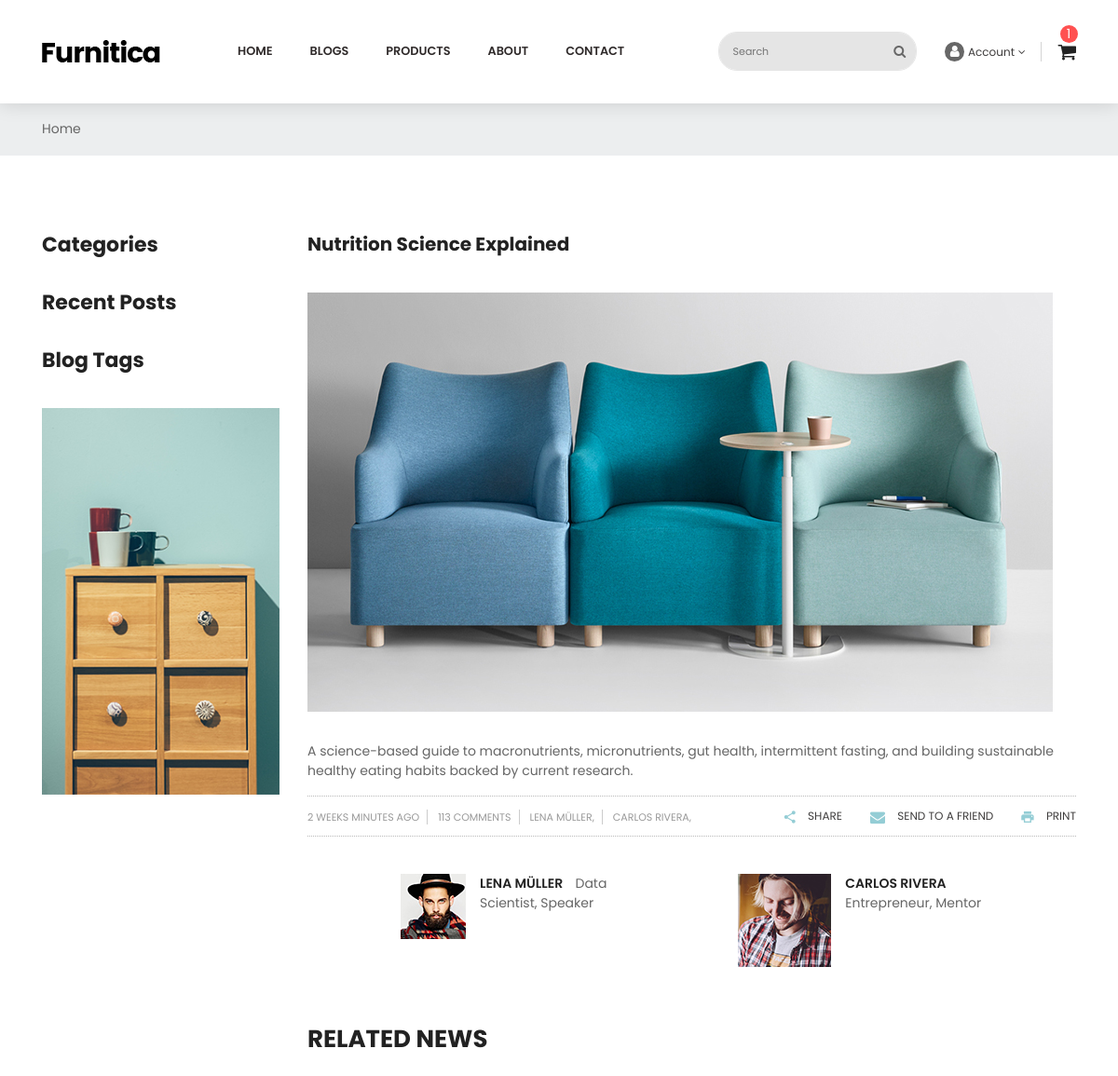
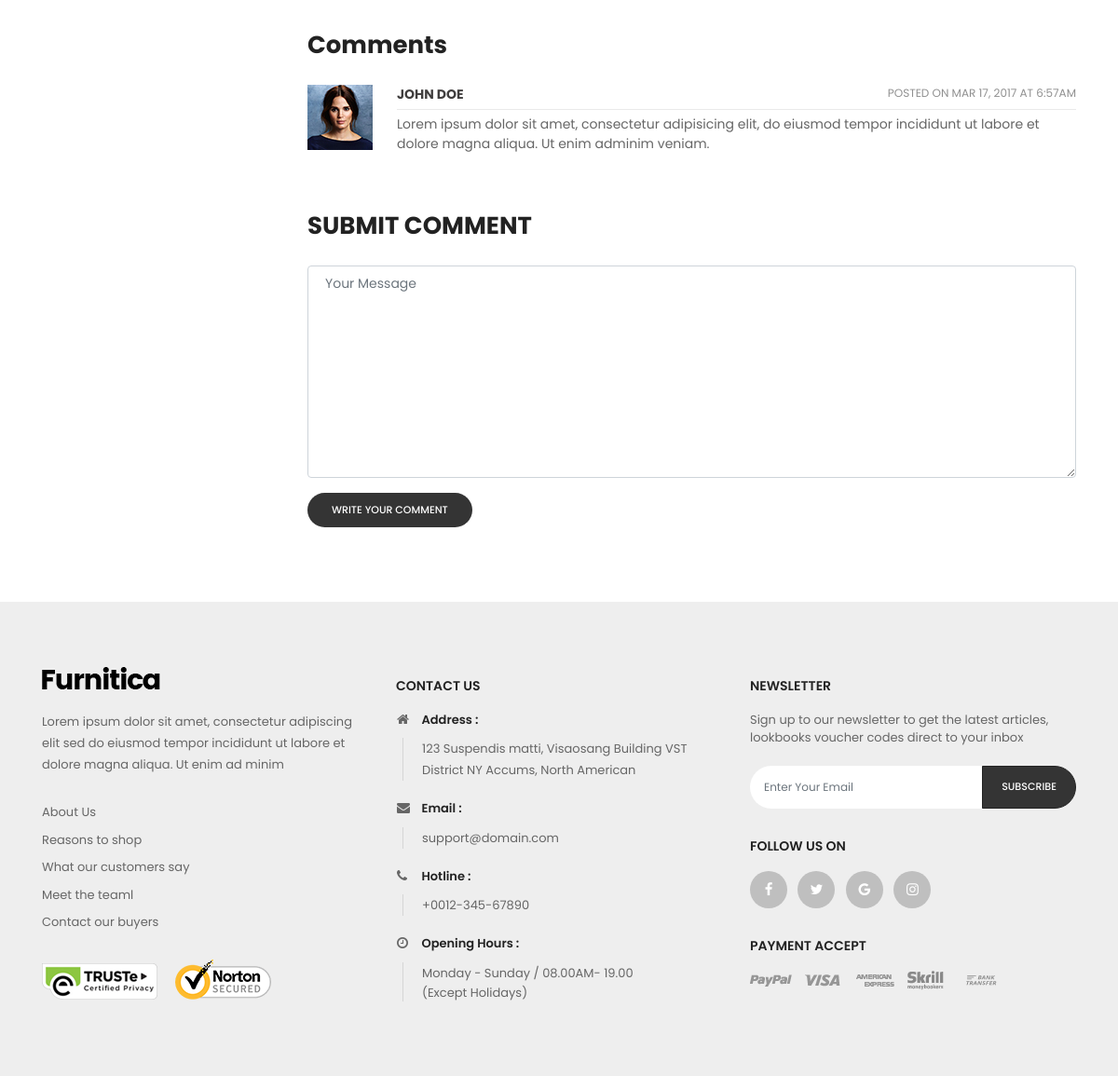
Page /en/blogs/19/ on the committed database (2 pictures, top to bottom).
### blogs/models.py (models this page shows, shortened)
class Blog(BaseModel):
    title = models.CharField(
        max_length=128,
        verbose_name=_("Title")
    )
    short_description = models.CharField(
        max_length=255,
        verbose_name=_("Short description")
    )
    image = models.ImageField(
        upload_to='blogs/',
        null=True,
        blank=True,
        verbose_name=_("Image")
    )
    long_description = models.TextField(
        verbose_name=_("Long description")
    )
    status = models.CharField(
        max_length=20,
        choices=BlogStatus,
        default=BlogStatus.DRAFT,
        verbose_name=_("Status")
    )
    categories = models.ManyToManyField(
        Category,
        related_name='blogs',
        verbose_name=_("Categories")
    )
    tags = models.ManyToManyField(
        Tag,
        related_name='blogs',
        verbose_name=_("Tags")
    )
    authors = models.ManyToManyField(
        Author,
        related_name='blogs',
        verbose_name=_("Authors")
    )
    class Meta:
        db_table = 'blogs'
        verbose_name = _("Blog")
        verbose_name_plural = _("Blogs")

class Author(BaseModel):
    full_name = models.CharField(
        max_length=128,
        verbose_name=_("Full name")
    )
    image = models.ImageField(
        upload_to='authors/',
        verbose_name=_("Image")
    )
    about = models.CharField(
        max_length=255,
        verbose_name=_("About")
    )
    professions = models.CharField(
        max_length=128,
        verbose_name=_("Professions")
    )
    is_active = models.BooleanField(
        default=True,
        verbose_name=_("Is active")
    )
    class Meta:
        db_table = 'authors'
        verbose_name = _("Author")
        verbose_name_plural = _("Authors")

### blogs/views.py (the view)
# urls.py: path('<int:pk>/', BlogDetailView.as_view(), name='detail'),
class BlogDetailView(DetailView):
    model = Blog
    template_name = 'blogs/blog-detail.html'
    context_object_name = 'blog'

### shared/templatetags/my_tags.py (called while the page is built)
@register.simple_tag
def get_full_path(path, code):
    split_path = path.split('/')
    split_path[1] = code
    return '/'.join(split_path)

### templates/blogs/blog-detail.html (shortened to what this page needs)
{% extends 'layout/base.html' %}
{% load static %}
{% load i18n %}
{% block class %}class="blog"{% endblock %}
{% block id %}id="blog-detail"{% endblock %}
{% block content %}
    <div class="main-content">
        <div id="wrapper-site">
            <div id="content-wrapper">
                <div id="main">
                    <div class="page-home">
                        <nav class="breadcrumb-bg">
                            <div class="container no-index">
                                <div class="breadcrumb">
                                    <ol>
                                        <li>
                                            <a href="{% url 'shared:home' %}">
                                                <span>{% trans 'Home' %}</span>
                                            </a>
                                        </li>
                                    </ol>
                                </div>
                            </div>
                        </nav>
                        <div class="container">
                            <div class="content">
                                <div class="row">
                                    {% include 'blogs/blog-filter.html' %}
                                    <div class="col-sm-8 col-lg-9 col-md-9 flex-xs-first main-blogs">
                                        <h3>{{ blog.title }}</h3>
                                        <div class="hover-after">
                                            <img src="{{ blog.image.url }}" alt="img" class="img-fluid">
                                        </div>
                                        <div class="late-item">
                                            <p>
                                                {{ blog.long_description }}
                                            </p>
                                            <div class="border-detail">
                                                <p class="post-info float-left">
                                                    <span>{{ blog.created_at|timesince }} {% trans 'minutes ago' %}</span>
                                                    <span>113 {% trans 'Comments' %}</span>
                                                    {% for author in blog.authors.all %}
                                                        <span>{{ author.full_name }},</span>
                                                    {% endfor %}
                                                </p>
                                                <div class="btn-group">
                                                    <a href="#">
                                                        <i class="zmdi zmdi-share"></i>
                                                        <span>{% trans 'Share' %}</span>
                                                    </a>
                                                    <a href="#" class="email">
                                                        <i class="fa fa-envelope" aria-hidden="true"></i>
                                                        <span>{% trans 'SEND TO A FRIEND' %}</span>
                                                    </a>
                                                    <a href="#" class="print">
                                                        <i class="zmdi zmdi-print"></i>
                                                        <span>{% trans 'Print' %}</span>
                                                    </a>
                                                </div>
                                            </div>
                                        </div>
                                        {% for author in blog.authors.all %}
                                            <div class="admin" style="margin-left: 100px">
                                                <img src="{{ author.image.url }}" alt="img"
                                                     class="float-left right">
                                                <div class="info">
                                                    <p>
                                                        <a href="#">
                                                        <span class="content-title">
                                                            {{ author.full_name }}
                                                        </span>
                                                        </a>
                                                        <span>{{ author.professions }}</span>
                                                    </p>
                                                </div>
                                            </div>
                                        {% endfor %}
                                        <div class="related">
                                            <h2 class="title-block">{% trans 'Related News' %}</h2>
                                        </div>
                                        <div class="reply late-item">
                                            <h2>{% trans 'Comments' %}</h2>
                                            <div class="blog-comment">
                                                <div class="avatar">
                                                    <img src="{% static 'img/blog/user1.jpg' %}" alt="img"
                                                         class="float-left right">
                                                </div>
                                                <div class="comment-content">
                                                    <p class="user-title">
                                                        <a href="#">JOHN DOE</a>
                                                        <span class="time">{% trans 'Posted on' %} Mar 17, 2017 at 6:57am
                                                        </span>
                                                    </p>
                                                    <p class="content-comment">Lorem ipsum dolor sit amet, consectetur
                                                        adipisicing elit, do eiusmod
                                                        tempor incididunt ut labore et dolore magna aliqua. Ut enim
                                                        adminim
                                                        veniam.
                                                    </p>
                                                </div>
                                            </div>
                                        </div>
                                        <div class="submit-comment" id="respond">
                                            <h2 class="title-block">{% trans 'Submit comment' %}</h2>
                                            <div id="commentInput">
                                                <form action="#" method="post" id="commentform">
                                                    <div class="row">
                                                        <div class="form-group col col-md-12">
                                                            <textarea tabindex="4"
                                                                      class="inputContent form-control grey" rows="10"
                                                                      name="comment"
                                                                      placeholder="Your Message"></textarea>
                                                        </div>
                                                    </div>
                                                    <div class="submit">
                                                        <input type="submit" name="addComment" id="submitComment"
                                                               class="btn btn-default"
                                                               value="{% trans 'Write your comment' %}">
                                                    </div>
                                                </form>
                                            </div>
                                        </div>
                                    </div>
                                </div>
                            </div>
                        </div>
                    </div>
                </div>
            </div>
        </div>
    </div>
{% endblock %}

### templates/layout/base.html (style rules this page uses)
a { cursor: pointer; }

### rows in the picture
Blog: title "Nutrition Science Explained", image (picture), long_description "A science-based guide to macronutrients, micronutrients, gut health, intermittent fasting, and building sustainable healthy eating habits backed by current research.", created_at "2 WEEKS"
Author: full_name "LENA MÜLLER", image (picture), professions "Data Scientist, Speaker"
Author: full_name "CARLOS RIVERA", image (picture), professions "Entrepreneur, Mentor"
